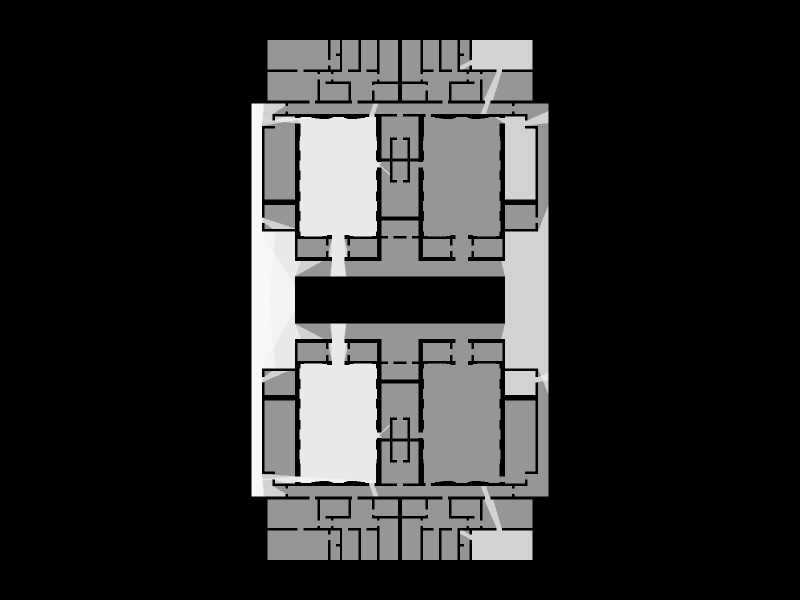

Write notebook code for a chart like this one.
### Code cell
Topology.Show(gallery, isovists,
              faceColorKey="cp_color",
              faceOpacity=0.6,
              showEdges=False,
              showVertices=False,
              camera=[0,0,6],
              backgroundColor="black",
              width=800,
              height=600,
              renderer=renderer)
